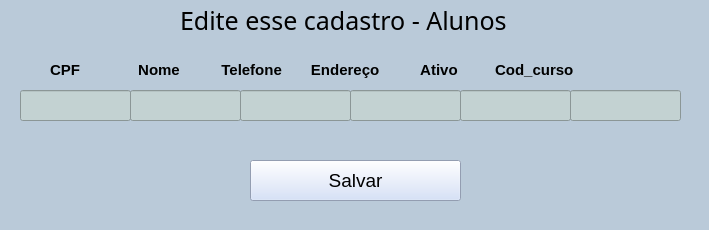
<?xml version="1.0" encoding="UTF-8"?>
<ui version="4.0">
 <class>MainWindow</class>
 <widget class="QMainWindow" name="MainWindow">
  <property name="geometry">
   <rect>
    <x>0</x>
    <y>0</y>
    <width>709</width>
    <height>230</height>
   </rect>
  </property>
  <property name="windowTitle">
   <string>MainWindow</string>
  </property>
  <property name="styleSheet">
   <string notr="true">background-color: rgb(186, 202, 217);</string>
  </property>
  <widget class="QWidget" name="centralwidget">
   <widget class="QPushButton" name="pushButton">
    <property name="geometry">
     <rect>
      <x>250</x>
      <y>160</y>
      <width>211</width>
      <height>41</height>
     </rect>
    </property>
    <property name="font">
     <font>
      <family>MS UI Gothic</family>
      <pointsize>14</pointsize>
     </font>
    </property>
    <property name="styleSheet">
     <string notr="true">
background-color: rgb(206, 220, 248);</string>
    </property>
    <property name="text">
     <string>Salvar</string>
    </property>
   </widget>
   <widget class="QLabel" name="label">
    <property name="geometry">
     <rect>
      <x>180</x>
      <y>10</y>
      <width>401</width>
      <height>21</height>
     </rect>
    </property>
    <property name="font">
     <font>
      <family>MS Gothic</family>
      <pointsize>19</pointsize>
     </font>
    </property>
    <property name="text">
     <string>Edite esse cadastro - Alunos</string>
    </property>
   </widget>
   <widget class="QLabel" name="label_2">
    <property name="geometry">
     <rect>
      <x>50</x>
      <y>60</y>
      <width>631</width>
      <height>20</height>
     </rect>
    </property>
    <property name="font">
     <font>
      <family>MS UI Gothic</family>
      <pointsize>11</pointsize>
      <weight>75</weight>
      <bold>true</bold>
     </font>
    </property>
    <property name="text">
     <string>CPF              Nome          Telefone       Endereço          Ativo         Cod_curso</string>
    </property>
   </widget>
   <widget class="QLineEdit" name="lineEdit">
    <property name="geometry">
     <rect>
      <x>20</x>
      <y>90</y>
      <width>111</width>
      <height>31</height>
     </rect>
    </property>
    <property name="styleSheet">
     <string notr="true">background-color: rgb(195, 210, 210);</string>
    </property>
   </widget>
   <widget class="QLineEdit" name="lineEdit_2">
    <property name="geometry">
     <rect>
      <x>130</x>
      <y>90</y>
      <width>111</width>
      <height>31</height>
     </rect>
    </property>
    <property name="styleSheet">
     <string notr="true">background-color: rgb(195, 210, 210);</string>
    </property>
   </widget>
   <widget class="QLineEdit" name="lineEdit_3">
    <property name="geometry">
     <rect>
      <x>240</x>
      <y>90</y>
      <width>111</width>
      <height>31</height>
     </rect>
    </property>
    <property name="styleSheet">
     <string notr="true">background-color: rgb(195, 210, 210);</string>
    </property>
   </widget>
   <widget class="QLineEdit" name="lineEdit_4">
    <property name="geometry">
     <rect>
      <x>350</x>
      <y>90</y>
      <width>111</width>
      <height>31</height>
     </rect>
    </property>
    <property name="styleSheet">
     <string notr="true">background-color: rgb(195, 210, 210);</string>
    </property>
   </widget>
   <widget class="QLineEdit" name="lineEdit_5">
    <property name="geometry">
     <rect>
      <x>460</x>
      <y>90</y>
      <width>111</width>
      <height>31</height>
     </rect>
    </property>
    <property name="styleSheet">
     <string notr="true">background-color: rgb(195, 210, 210);</string>
    </property>
   </widget>
   <widget class="QLineEdit" name="lineEdit_6">
    <property name="geometry">
     <rect>
      <x>570</x>
      <y>90</y>
      <width>111</width>
      <height>31</height>
     </rect>
    </property>
    <property name="styleSheet">
     <string notr="true">background-color: rgb(195, 210, 210);</string>
    </property>
   </widget>
  </widget>
  <widget class="QStatusBar" name="statusbar"/>
 </widget>
 <resources/>
 <connections/>
</ui>
